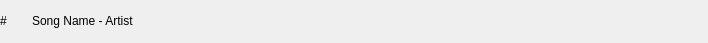
<?xml version="1.0" encoding="UTF-8"?>
<ui version="4.0">
 <class>ranking_item</class>
 <widget class="QWidget" name="ranking_item">
  <property name="geometry">
   <rect>
    <x>0</x>
    <y>0</y>
    <width>708</width>
    <height>43</height>
   </rect>
  </property>
  <property name="sizePolicy">
   <sizepolicy hsizetype="Expanding" vsizetype="Fixed">
    <horstretch>0</horstretch>
    <verstretch>0</verstretch>
   </sizepolicy>
  </property>
  <property name="windowTitle">
   <string>Form</string>
  </property>
  <layout class="QHBoxLayout" name="horizontalLayout">
   <property name="spacing">
    <number>0</number>
   </property>
   <property name="leftMargin">
    <number>0</number>
   </property>
   <property name="topMargin">
    <number>0</number>
   </property>
   <property name="rightMargin">
    <number>0</number>
   </property>
   <property name="bottomMargin">
    <number>0</number>
   </property>
   <item>
    <widget class="QLabel" name="number_label">
     <property name="sizePolicy">
      <sizepolicy hsizetype="Fixed" vsizetype="Fixed">
       <horstretch>0</horstretch>
       <verstretch>0</verstretch>
      </sizepolicy>
     </property>
     <property name="text">
      <string>#</string>
     </property>
    </widget>
   </item>
   <item>
    <widget class="QLabel" name="heart_label">
     <property name="enabled">
      <bool>true</bool>
     </property>
     <property name="sizePolicy">
      <sizepolicy hsizetype="Fixed" vsizetype="Fixed">
       <horstretch>0</horstretch>
       <verstretch>0</verstretch>
      </sizepolicy>
     </property>
     <property name="maximumSize">
      <size>
       <width>25</width>
       <height>25</height>
      </size>
     </property>
     <property name="text">
      <string/>
     </property>
     <property name="pixmap">
      <pixmap resource="resources.qrc">:/images/heart_logos/empty_heart.svg</pixmap>
     </property>
     <property name="scaledContents">
      <bool>true</bool>
     </property>
    </widget>
   </item>
   <item>
    <widget class="QLabel" name="song_label">
     <property name="sizePolicy">
      <sizepolicy hsizetype="Preferred" vsizetype="Fixed">
       <horstretch>0</horstretch>
       <verstretch>0</verstretch>
      </sizepolicy>
     </property>
     <property name="text">
      <string>Song Name - Artist</string>
     </property>
    </widget>
   </item>
  </layout>
 </widget>
 <resources>
  <include location="resources.qrc"/>
 </resources>
 <connections/>
</ui>
